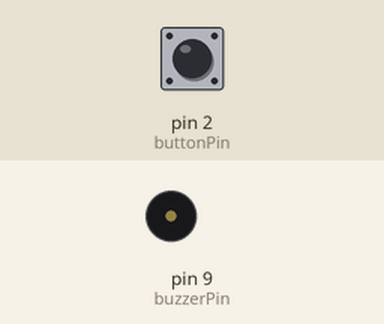
Simulated run of this sketch. Board: Arduino Uno, built with avr-gcc and run on an emulated ATmega328P. Shown: buzzer (waves = sounding). Inputs (shaded band) come from the test bench; at power-on: pin 2 (buttonPin) LOW.

Above: at 1.2 s.
1.3 s: pin 2 (buttonPin) pulled HIGH for 1 s
At 1.55 s:
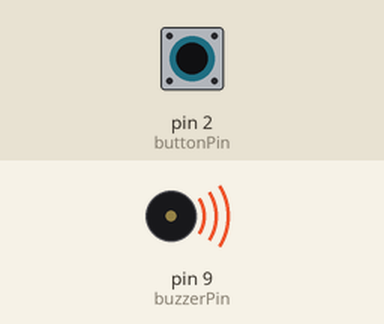
4.1 s: pin 2 (buttonPin) pulled HIGH for 3.2 s
At 7.9 s:
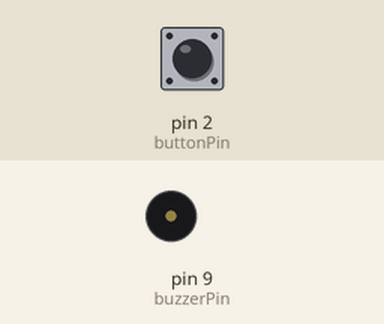
Timing chart, 0 to 9.4 s (numbered marks = the images above; inputs shaded):
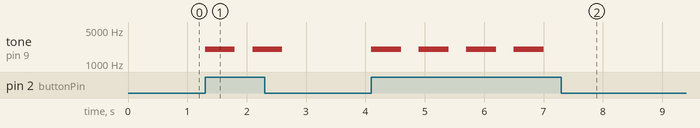

Measured:
- after the input at 1.3 s, tone on pin 9 (buzzerPin): alternates 2000 Hz for 0.50 s and silent for 0.30 s, 4 changes in all, then stays silent, starting at once
- after the input at 4.1 s, tone on pin 9 (buzzerPin): alternates 2000 Hz for 0.50 s and silent for 0.30 s, 8 changes in all, then stays silent, starting at once

The sketch:

Buzzer_Short_Beep.ino
```cpp
int buzzerPin = 9; //Pin buzzer connected to
int buttonPin = 2; //Pin push-button connected to
int buttonState = 0;  //Start by assuming no button press
void setup() {
 pinMode(buzzerPin, OUTPUT);  //Set buzzer pin 9 as an output
 pinMode(buttonPin, INPUT); //Set push-button pin 2 as an input
}

void loop() {
  buttonState = digitalRead(buttonPin); //Read push-button state
 //Check if button is pressed and beep at 2kHz for 500ms
   if(buttonState == HIGH){
  //tone(pin, frequency, duration)
   tone(buzzerPin, 2000, 500);
   delay(800); //Delay between beeps
  }
else{
  noTone(buzzerPin); //Stop sound if button is released
}
}
```
